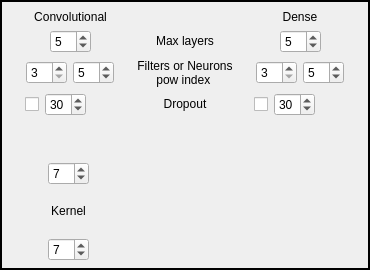
      <widget class="QFrame" name="frame_4">
       <property name="autoFillBackground">
        <bool>false</bool>
       </property>
       <property name="styleSheet">
        <string notr="true"/>
       </property>
       <property name="frameShape">
        <enum>QFrame::WinPanel</enum>
       </property>
       <widget class="QWidget" name="verticalLayoutWidget_3">
        <property name="geometry">
         <rect>
          <x>10</x>
          <y>10</y>
          <width>351</width>
          <height>251</height>
         </rect>
        </property>
        <layout class="QVBoxLayout" name="verticalLayout_3" stretch="0,0,1">
         <item>
          <layout class="QGridLayout" name="gridLayout_2">
           <item row="1" column="1">
            <widget class="QLabel" name="label_11">
             <property name="text">
              <string>&lt;html&gt;&lt;head/&gt;&lt;body&gt;&lt;p align=&quot;center&quot;&gt;Max layers&lt;/p&gt;&lt;/body&gt;&lt;/html&gt;</string>
             </property>
            </widget>
           </item>
           <item row="2" column="0">
            <layout class="QHBoxLayout" name="horizontalLayout_18">
             <item>
              <spacer name="horizontalSpacer_21">
               <property name="orientation">
                <enum>Qt::Horizontal</enum>
               </property>
               <property name="sizeHint" stdset="0">
                <size>
                 <width>40</width>
                 <height>20</height>
                </size>
               </property>
              </spacer>
             </item>
             <item>
              <widget class="QSpinBox" name="min_filersPowIndex_SB">
               <property name="minimum">
                <number>3</number>
               </property>
              </widget>
             </item>
             <item>
              <widget class="QSpinBox" name="max_filersPowIndex_SB">
               <property name="minimum">
                <number>3</number>
               </property>
               <property name="value">
                <number>5</number>
               </property>
              </widget>
             </item>
             <item>
              <spacer name="horizontalSpacer_22">
               <property name="orientation">
                <enum>Qt::Horizontal</enum>
               </property>
               <property name="sizeHint" stdset="0">
                <size>
                 <width>40</width>
                 <height>20</height>
                </size>
               </property>
              </spacer>
             </item>
            </layout>
           </item>
           <item row="1" column="2">
            <layout class="QHBoxLayout" name="horizontalLayout_19">
             <item>
              <spacer name="horizontalSpacer_23">
               <property name="orientation">
                <enum>Qt::Horizontal</enum>
               </property>
               <property name="sizeHint" stdset="0">
                <size>
                 <width>40</width>
                 <height>20</height>
                </size>
               </property>
              </spacer>
             </item>
             <item>
              <widget class="QSpinBox" name="maxDense_SB">
               <property name="minimum">
                <number>1</number>
               </property>
               <property name="value">
                <number>5</number>
               </property>
              </widget>
             </item>
             <item>
              <spacer name="horizontalSpacer_24">
               <property name="orientation">
                <enum>Qt::Horizontal</enum>
               </property>
               <property name="sizeHint" stdset="0">
                <size>
                 <width>40</width>
                 <height>20</height>
                </size>
               </property>
              </spacer>
             </item>
            </layout>
           </item>
           <item row="3" column="0">
            <layout class="QHBoxLayout" name="horizontalLayout_2" stretch="1,0,0,3">
             <item>
              <spacer name="horizontalSpacer_8">
               <property name="orientation">
                <enum>Qt::Horizontal</enum>
               </property>
               <property name="sizeHint" stdset="0">
                <size>
                 <width>40</width>
                 <height>20</height>
                </size>
               </property>
              </spacer>
             </item>
             <item>
              <widget class="QCheckBox" name="cDropout_ChB">
               <property name="text">
                <string/>
               </property>
              </widget>
             </item>
             <item>
              <widget class="QSpinBox" name="cMaxDropout_SB">
               <property name="minimum">
                <number>10</number>
               </property>
               <property name="maximum">
                <number>99</number>
               </property>
               <property name="value">
                <number>30</number>
               </property>
              </widget>
             </item>
             <item>
              <spacer name="horizontalSpacer_16">
               <property name="orientation">
                <enum>Qt::Horizontal</enum>
               </property>
               <property name="sizeHint" stdset="0">
                <size>
                 <width>40</width>
                 <height>20</height>
                </size>
               </property>
              </spacer>
             </item>
            </layout>
           </item>
           <item row="3" column="1">
            <widget class="QLabel" name="label_13">
             <property name="text">
              <string>&lt;html&gt;&lt;head/&gt;&lt;body&gt;&lt;p align=&quot;center&quot;&gt;Dropout&lt;/p&gt;&lt;/body&gt;&lt;/html&gt;</string>
             </property>
            </widget>
           </item>
           <item row="2" column="2">
            <layout class="QHBoxLayout" name="horizontalLayout_20">
             <item>
              <spacer name="horizontalSpacer_25">
               <property name="orientation">
                <enum>Qt::Horizontal</enum>
               </property>
               <property name="sizeHint" stdset="0">
                <size>
                 <width>40</width>
                 <height>20</height>
                </size>
               </property>
              </spacer>
             </item>
             <item>
              <widget class="QSpinBox" name="min_neuronsPowIndex_SB">
               <property name="minimum">
                <number>3</number>
               </property>
              </widget>
             </item>
             <item>
              <widget class="QSpinBox" name="max_neuronsPowIndex_SB">
               <property name="minimum">
                <number>3</number>
               </property>
               <property name="value">
                <number>5</number>
               </property>
              </widget>
             </item>
             <item>
              <spacer name="horizontalSpacer_26">
               <property name="orientation">
                <enum>Qt::Horizontal</enum>
               </property>
               <property name="sizeHint" stdset="0">
                <size>
                 <width>40</width>
                 <height>20</height>
                </size>
               </property>
              </spacer>
             </item>
            </layout>
           </item>
           <item row="3" column="2">
            <layout class="QHBoxLayout" name="horizontalLayout_3" stretch="1,0,0,3">
             <item>
              <spacer name="horizontalSpacer_15">
               <property name="orientation">
                <enum>Qt::Horizontal</enum>
               </property>
               <property name="sizeHint" stdset="0">
                <size>
                 <width>40</width>
                 <height>20</height>
                </size>
               </property>
              </spacer>
             </item>
             <item>
              <widget class="QCheckBox" name="dDropout_ChB">
               <property name="text">
                <string/>
               </property>
              </widget>
             </item>
             <item>
              <widget class="QSpinBox" name="dMaxDropout_SB">
               <property name="minimum">
                <number>10</number>
               </property>
               <property name="value">
                <number>30</number>
               </property>
              </widget>
             </item>
             <item>
              <spacer name="horizontalSpacer_18">
               <property name="orientation">
                <enum>Qt::Horizontal</enum>
               </property>
               <property name="sizeHint" stdset="0">
                <size>
                 <width>40</width>
                 <height>20</height>
                </size>
               </property>
              </spacer>
             </item>
            </layout>
           </item>
           <item row="1" column="0">
            <layout class="QHBoxLayout" name="horizontalLayout_17">
             <item>
              <spacer name="horizontalSpacer_19">
               <property name="orientation">
                <enum>Qt::Horizontal</enum>
               </property>
               <property name="sizeHint" stdset="0">
                <size>
                 <width>40</width>
                 <height>20</height>
                </size>
               </property>
              </spacer>
             </item>
             <item>
              <widget class="QSpinBox" name="maxConv_SB">
               <property name="minimum">
                <number>1</number>
               </property>
               <property name="value">
                <number>5</number>
               </property>
              </widget>
             </item>
             <item>
              <spacer name="horizontalSpacer_20">
               <property name="orientation">
                <enum>Qt::Horizontal</enum>
               </property>
               <property name="sizeHint" stdset="0">
                <size>
                 <width>40</width>
                 <height>20</height>
                </size>
               </property>
              </spacer>
             </item>
            </layout>
           </item>
           <item row="2" column="1">
            <widget class="QLabel" name="label_12">
             <property name="text">
              <string>&lt;html&gt;&lt;head/&gt;&lt;body&gt;&lt;p align=&quot;center&quot;&gt;Filters or Neurons&lt;br/&gt;pow index &lt;/p&gt;&lt;/body&gt;&lt;/html&gt;</string>
             </property>
            </widget>
           </item>
           <item row="0" column="0">
            <widget class="QLabel" name="label_9">
             <property name="text">
              <string>Convolutional</string>
             </property>
             <property name="alignment">
              <set>Qt::AlignCenter</set>
             </property>
            </widget>
           </item>
           <item row="0" column="2">
            <widget class="QLabel" name="label_10">
             <property name="text">
              <string>Dense</string>
             </property>
             <property name="alignment">
              <set>Qt::AlignCenter</set>
             </property>
            </widget>
           </item>
          </layout>
         </item>
         <item>
          <spacer name="verticalSpacer_3">
           <property name="orientation">
            <enum>Qt::Vertical</enum>
           </property>
           <property name="sizeHint" stdset="0">
            <size>
             <width>20</width>
             <height>40</height>
            </size>
           </property>
          </spacer>
         </item>
         <item>
          <layout class="QHBoxLayout" name="horizontalLayout_28" stretch="1,2">
           <item>
            <layout class="QVBoxLayout" name="verticalLayout">
             <item>
              <layout class="QHBoxLayout" name="horizontalLayout_21">
               <item>
                <spacer name="horizontalSpacer_27">
                 <property name="orientation">
                  <enum>Qt::Horizontal</enum>
                 </property>
                 <property name="sizeHint" stdset="0">
                  <size>
                   <width>40</width>
                   <height>20</height>
                  </size>
                 </property>
                </spacer>
               </item>
               <item>
                <widget class="QSpinBox" name="xKernel_SB">
                 <property name="minimum">
                  <number>2</number>
                 </property>
                 <property name="value">
                  <number>7</number>
                 </property>
                </widget>
               </item>
               <item>
                <spacer name="horizontalSpacer_28">
                 <property name="orientation">
                  <enum>Qt::Horizontal</enum>
                 </property>
                 <property name="sizeHint" stdset="0">
                  <size>
                   <width>40</width>
                   <height>20</height>
                  </size>
                 </property>
                </spacer>
               </item>
              </layout>
             </item>
             <item>
              <widget class="QLabel" name="label_14">
               <property name="text">
                <string>&lt;html&gt;&lt;head/&gt;&lt;body&gt;&lt;p align=&quot;center&quot;&gt;Kernel&lt;/p&gt;&lt;/body&gt;&lt;/html&gt;</string>
               </property>
              </widget>
             </item>
             <item>
              <layout class="QHBoxLayout" name="horizontalLayout_22">
               <item>
                <spacer name="horizontalSpacer_29">
                 <property name="orientation">
                  <enum>Qt::Horizontal</enum>
                 </property>
                 <property name="sizeHint" stdset="0">
                  <size>
                   <width>40</width>
                   <height>20</height>
                  </size>
                 </property>
                </spacer>
               </item>
               <item>
                <widget class="QSpinBox" name="yKernel_SB">
                 <property name="minimum">
                  <number>2</number>
                 </property>
                 <property name="value">
                  <number>7</number>
                 </property>
                </widget>
               </item>
               <item>
                <spacer name="horizontalSpacer_30">
                 <property name="orientation">
                  <enum>Qt::Horizontal</enum>
                 </property>
                 <property name="sizeHint" stdset="0">
                  <size>
                   <width>40</width>
                   <height>20</height>
                  </size>
                 </property>
                </spacer>
               </item>
              </layout>
             </item>
            </layout>
           </item>
           <item>
            <spacer name="horizontalSpacer_31">
             <property name="orientation">
              <enum>Qt::Horizontal</enum>
             </property>
             <property name="sizeHint" stdset="0">
              <size>
               <width>40</width>
               <height>20</height>
              </size>
             </property>
            </spacer>
           </item>
          </layout>
         </item>
        </layout>
       </widget>
      </widget>
